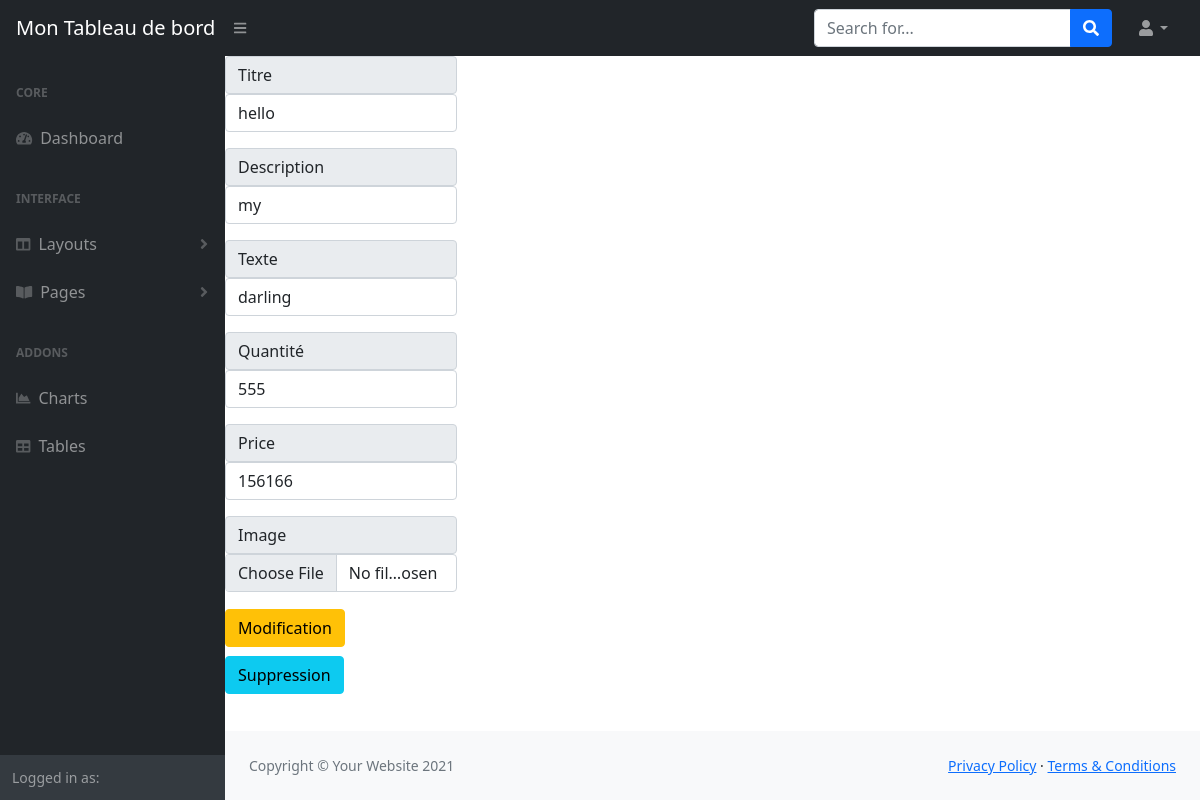
The page /panel/fiche_article.php?id_article=9 on the database its author committed.
### tables this page shows
CREATE TABLE `article` (
  `id_article` int(255) NOT NULL,
  `title_article` varchar(255) NOT NULL,
  `text_article` varchar(255) NOT NULL,
  `image_article` varchar(255) NOT NULL,
  `price_article` float NOT NULL,
  `description_article` varchar(255) NOT NULL,
  `quantity` int(255) NOT NULL,
  `id_utilisateur` int(255) NOT NULL
);

### lib/single_article.php (called while the page is built)
<?php
if (!empty($_GET['id_article']))  {
$id_article_fiche = $_GET['id_article'];
$sqlArticleFiche = "SELECT * FROM `article` WHERE `id_article` = ".$id_article_fiche." ";
$articleFiche_table2 = mysqli_query($connexion  , $sqlArticleFiche);
$resultat_articleFiche = mysqli_fetch_all($articleFiche_table2, MYSQLI_ASSOC);
}else {
header("Location: index.php");
}

### panel/fiche_article.php (the view, shortened to what this page needs)
<?php
require_once('../lib/connexion.php');
require_once('../lib/single_article.php');
?>
<!DOCTYPE html>
<html lang="en">
<head>
    <link href="https://cdn.jsdelivr.net/npm/simple-datatables@latest/dist/style.css" rel="stylesheet" />
    <link href="css/styles.css" rel="stylesheet" />
</head>
<body class="sb-nav-fixed">
    <nav class="sb-topnav navbar navbar-expand navbar-dark bg-dark">
        <a class="navbar-brand ps-3" href="index.php">Mon Tableau de bord</a>
        <button class="btn btn-link btn-sm order-1 order-lg-0 me-4 me-lg-0" id="sidebarToggle" href="#!"><i
                class="fas fa-bars"></i></button>
        <form class="d-none d-md-inline-block form-inline ms-auto me-0 me-md-3 my-2 my-md-0">
            <div class="input-group">
                <input class="form-control" type="text" placeholder="Search for..." aria-label="Search for..."
                    aria-describedby="btnNavbarSearch" />
                <button class="btn btn-primary" id="btnNavbarSearch" type="button"><i
                        class="fas fa-search"></i></button>
            </div>
        </form>
        <ul class="navbar-nav ms-auto ms-md-0 me-3 me-lg-4">
            <li class="nav-item dropdown">
                <a class="nav-link dropdown-toggle" id="navbarDropdown" href="#" role="button" data-bs-toggle="dropdown"
                    aria-expanded="false"><i class="fas fa-user fa-fw"></i></a>
            </li>
        </ul>
    </nav>
    <div id="layoutSidenav">
        <div id="layoutSidenav_nav">
            <nav class="sb-sidenav accordion sb-sidenav-dark" id="sidenavAccordion">
                <div class="sb-sidenav-menu">
                    <div class="nav">
                        <div class="sb-sidenav-menu-heading">Core</div>
                        <a class="nav-link" href="index.html">
                            <div class="sb-nav-link-icon"><i class="fas fa-tachometer-alt"></i></div>
                            Dashboard
                        </a>
                        <div class="sb-sidenav-menu-heading">Interface</div>
                        <a class="nav-link collapsed" href="#" data-bs-toggle="collapse"
                            data-bs-target="#collapseLayouts" aria-expanded="false" aria-controls="collapseLayouts">
                            <div class="sb-nav-link-icon"><i class="fas fa-columns"></i></div>
                            Layouts
                            <div class="sb-sidenav-collapse-arrow"><i class="fas fa-angle-down"></i></div>
                        </a>
                            <a class="nav-link collapsed" href="#" data-bs-toggle="collapse" data-bs-target="#collapsePages"
                            aria-expanded="false" aria-controls="collapsePages">
                            <div class="sb-nav-link-icon"><i class="fas fa-book-open"></i></div>
                            Pages
                            <div class="sb-sidenav-collapse-arrow"><i class="fas fa-angle-down"></i></div>
                        </a>
                        <div class="sb-sidenav-menu-heading">Addons</div>
                        <a class="nav-link" href="charts.html">
                            <div class="sb-nav-link-icon"><i class="fas fa-chart-area"></i></div>
                            Charts
                        </a>
                        <a class="nav-link" href="tables.html">
                            <div class="sb-nav-link-icon"><i class="fas fa-table"></i></div>
                            Tables
                        </a>
                    </div>
                </div>
                <div class="sb-sidenav-footer">
                    <div class="small">Logged in as: </div>
                </div>
            </nav>
        </div>
        <div id="layoutSidenav_content">
            <main>
                <form enctype="multipart/form-data" method="POST" class="row gy-2 gx-3 align-items-center" id="update_article">
                    <div class="col-sm-3">
                         <span class="input-group-text" id="inputGroup-sizing-default">Titre</span>
                         <input type="text" class="form-control" name="update_title" value="<?php echo $resultat_articleFiche[0]['title_article']; ?>" >
                    </div>
                    <div class="col-sm-3">
                          <span class="input-group-text" id="inputGroup-sizing-default">Description</span>
                         <input type="text" class="form-control" name="update_description" value= "<?php echo $resultat_articleFiche[0]['description_article']; ?>">
                    </div>
                    <div class="col-sm-3">
                         <span class="input-group-text" id="inputGroup-sizing-default">Texte</span>
                         <input type="text" class="form-control" name="update_text" value= "<?php echo $resultat_articleFiche[0]['text_article']; ?>" >
                    </div>
                    <div class="col-sm-3">
                        <span class="input-group-text" id="inputGroup-sizing-default">Quantité</span>
                         <input type="number" class="form-control" name="update_quantity" value= "<?php echo $resultat_articleFiche[0]['quantity']; ?>">
                    </div>
                    <div class="col-sm-3">
                        <span class="input-group-text" id="inputGroup-sizing-default">Price</span>
                         <input type="number" class="form-control" name="update_price" step="any" value= "<?php echo $resultat_articleFiche[0]['price_article']; ?>">
                    </div>
                    <div class="col-sm-3">
                        <label class="input-group-text" for="inputGroupFile02">Image</label>
                        <input type="file" name="update_image" class="form-control" value= "<?php echo $resultat_articleFiche[0]['image_article']; ?>">
                    </div>
                          <div class="col-auto">
                          <button type="submit" class="btn btn-warning">Modification</button>
                    </div>
                    <br><br>
                    <form enctype="multipart/form-data" method="POST" class="row gy-2 gx-3 align-items-center" id="delete_article">
                    <div>
                          <div class="col-auto">
                          <input type="submit" class="btn btn-info" name="delete_article" value="Suppression">
                    </div>
                </form>
                </div>
            <footer class="py-4 bg-light mt-auto">
                <div class="container-fluid px-4">
                    <div class="d-flex align-items-center justify-content-between small">
                        <div class="text-muted">Copyright &copy; Your Website 2021</div>
                        <div>
                            <a href="#">Privacy Policy</a>
                            &middot;
                            <a href="#">Terms &amp; Conditions</a>
                        </div>
                    </div>
                </div>
            </footer>
        </div>
</body>
</html>

### rows shown on the page
article: update_title "hello", update_description "my", update_text "darling", update_quantity "555", update_price "156166"
